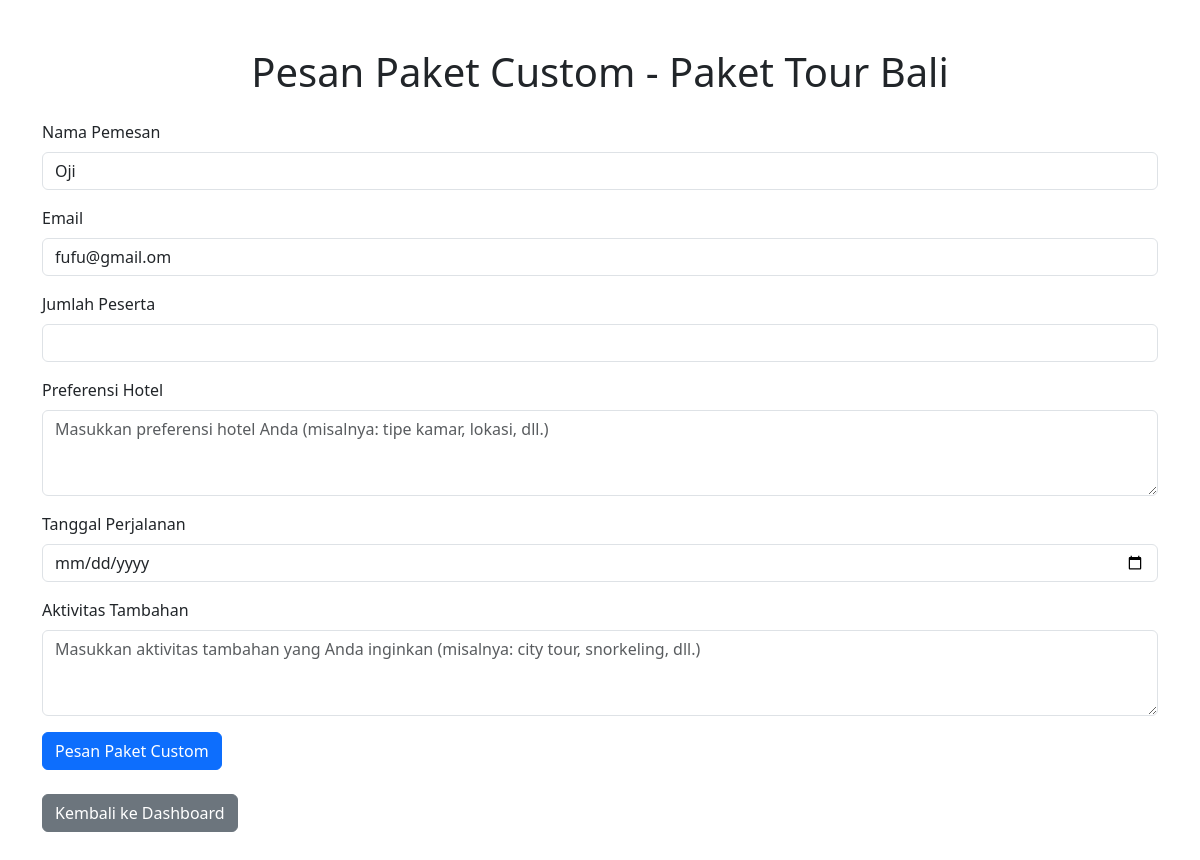
Screenshot of /user/custom_order.php?id_paket=67 (signed in) with the database file from the repository.
### tables this page shows
CREATE TABLE `paket` (
  `id_paket` int(11) NOT NULL,
  `nama_paket` varchar(100) NOT NULL,
  `tujuan` varchar(150) NOT NULL,
  `durasi_hari` varchar(11) NOT NULL,
  `harga` varchar(45) NOT NULL,
  `status_paket` enum('Aktif','Nonaktif') NOT NULL,
  `deskripsi` text NOT NULL,
  `foto` varchar(250) DEFAULT NULL
);

CREATE TABLE `users` (
  `user_id` int(11) NOT NULL,
  `name` varchar(100) NOT NULL,
  `email` varchar(100) NOT NULL,
  `password` varchar(255) NOT NULL,
  `role` enum('user','admin') DEFAULT 'user',
  `reset_token` varchar(255) DEFAULT NULL
);

### user/custom_order.php (the view, shortened to what this page needs)
<?php
require_once '../backend/koneksi.php';
$user_id = $_SESSION['user_id'];
$user_sql = "SELECT name, email FROM users WHERE user_id = ?";
$user_stmt = $conn->prepare($user_sql);
$user_stmt->bind_param("i", $user_id);
$user_stmt->execute();
$user = $user_stmt->get_result()->fetch_assoc();
if (isset($_GET['id_paket']) && is_numeric($_GET['id_paket'])) {
    $id_paket = intval($_GET['id_paket']);
} else {
    die("Paket tidak ditemukan.");
}
$sql = "SELECT * FROM paket WHERE id_paket = ?";
$stmt = $conn->prepare($sql);
$stmt->bind_param("i", $id_paket);
$stmt->execute();
$paket = $stmt->get_result()->fetch_assoc();
?>
<!DOCTYPE html>
<html lang="en">
<head>
    <link href="https://cdn.jsdelivr.net/npm/bootstrap@5.3.3/dist/css/bootstrap.min.css" rel="stylesheet">
</head>
<body>
    <div class="container my-5">
        <h1 class="text-center mb-4">Pesan Paket Custom - <?= htmlspecialchars($paket['nama_paket']) ?></h1>
        <form action="custom_order.php?id_paket=<?= $id_paket ?>" method="POST">
            <div class="mb-3">
                <label for="nama_pemesan" class="form-label">Nama Pemesan</label>
                <input type="text" class="form-control" id="nama_pemesan" name="nama_pemesan" value="<?= htmlspecialchars($user['name']) ?>" readonly>
            </div>
            <div class="mb-3">
                <label for="email" class="form-label">Email</label>
                <input type="email" class="form-control" id="email" name="email" value="<?= htmlspecialchars($user['email']) ?>" readonly>
            </div>
            <div class="mb-3">
                <label for="jumlah_peserta" class="form-label">Jumlah Peserta</label>
                <input type="number" class="form-control" id="jumlah_peserta" name="jumlah_peserta" min="1" required>
            </div>
            <div class="mb-3">
                <label for="preferensi_hotel" class="form-label">Preferensi Hotel</label>
                <textarea class="form-control" id="preferensi_hotel" name="preferensi_hotel" rows="3" placeholder="Masukkan preferensi hotel Anda (misalnya: tipe kamar, lokasi, dll.)"></textarea>
            </div>
            <div class="mb-3">
                <label for="tanggal_perjalanan" class="form-label">Tanggal Perjalanan</label>
                <input type="date" class="form-control" id="tanggal_perjalanan" name="tanggal_perjalanan" required>
            </div>
            <div class="mb-3">
                <label for="aktivitas_tambahan" class="form-label">Aktivitas Tambahan</label>
                <textarea class="form-control" id="aktivitas_tambahan" name="aktivitas_tambahan" rows="3" placeholder="Masukkan aktivitas tambahan yang Anda inginkan (misalnya: city tour, snorkeling, dll.)"></textarea>
            </div>
            <button type="submit" class="btn btn-primary">Pesan Paket Custom</button>
        </form>
        <div class="mt-4">
            <a href="dashboard.php" class="btn btn-secondary">Kembali ke Dashboard</a>
        </div>
    </div>
</body>
</html>

### rows the page displays
paket: nama_paket "Paket Tour Bali"
users: nama_pemesan "Oji", email "fufu@gmail.om"
